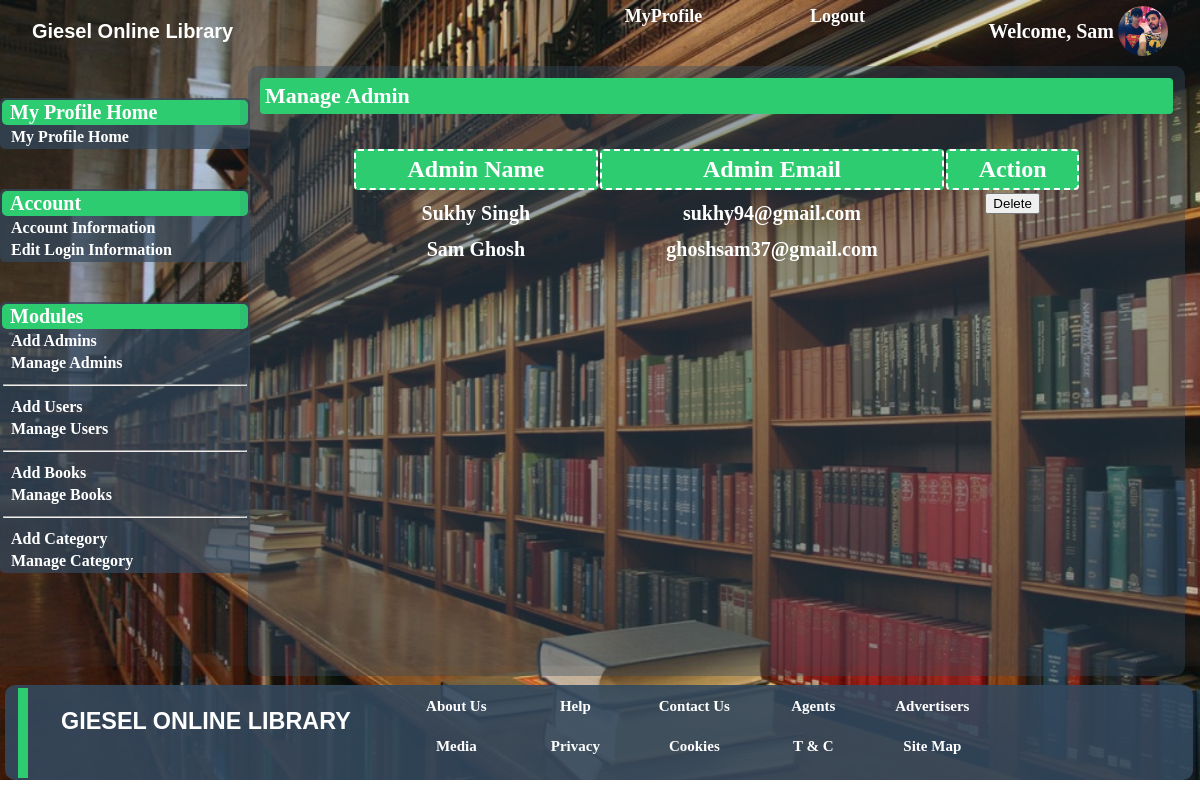
Page /include/manAdmin.php (signed in) on the committed database.
### tables this page shows
CREATE TABLE `admin_tab` (
  `users_id` int(11) NOT NULL,
  `users_fname` varchar(255) NOT NULL,
  `users_lname` varchar(255) NOT NULL,
  `users_email` varchar(255) NOT NULL,
  `users_pwd` varchar(255) NOT NULL,
  `users_jd` varchar(255) NOT NULL,
  `cl` varchar(255) NOT NULL,
  `ai` varchar(255) NOT NULL,
  `sec_ques` varchar(255) NOT NULL,
  `users_dp` varchar(255) NOT NULL
);

### include/manAdmin.php (the view, shortened to what this page needs)
<?php
	$sql = "SELECT * FROM admin_tab";
	$query = mysql_query($sql) or die(mysql_error());
?>
<html>
<head>
	<link rel="stylesheet" type="text/css" href="admin.css">
	<link rel="stylesheet" type="text/css" href="user.css">
</head>
<body>
<div id="wrapper">
	<div id="header">
		<table>
				<tr>
					<td align="center" class="name">
						Giesel Online Library
					</td>
					<td align="right">
						<ul>
							<li><a href="adminPage.php">MyProfile</a></li>
							<li><a href="destroy.php">Logout</a></li>
						</ul>
					</td>
					<td>
						<table>
							<tr>
								<td align="right">
									<p style="color: white; font-size: 20px; font-weight: bold;">Welcome, <?php echo $_SESSION['name'] ?></p>
								</td>
								<td>
									<?php
										$email = $_SESSION['email'];
										$sql = "SELECT users_dp FROM admin_tab WHERE users_email = '$email' ";
										$res = mysql_query($sql);
										$row = mysql_fetch_array($res);
										$img = $row['users_dp'];
										echo "<img src='".$img."'height='50' width='50' style= 'border-radius: 50%'/>";
									?>
								</td>
							</tr>
						</table>
					</td>
				</tr>
		</table>
	</div>
	<div id="con">
		<div id="leftPanel">
			<table align="center">
				<th>My Profile Home</th>
				<tr>
					<td>
						<a href="adminPage.php">My Profile Home</a>
					</td>
				</tr>
			</table>
			<table align="center">
				<th>Account</th>
				<tr>
					<td>
						<a href="accInfo.php">Account Information</a>
					</td>
				</tr>
				<tr>
					<td>
						<a href="admineditInfo.php">Edit Login Information</a>
					</td>
				</tr>
			</table>
			<table align="center">
				<th>Modules</th>
				<tr>
					<td>
						<a href="addAdmin.php">Add Admins</a>
					</td>
				</tr>
				<tr>
					<td>
						<a href="manAdmin.php">Manage Admins</a>
					</td>
				</tr>
				<tr>
					<td>
						<hr />
					</td>
				</tr>
				<tr>
					<td>
						<a href="addUser.php">Add Users</a>
					</td>
				</tr>
				<tr>
					<td>
						<a href="manUser.php">Manage Users</a>
					</td>
				</tr>
				<tr>
					<td>
						<hr />
					</td>
				</tr>
				<tr>
					<td>
						<a href="addBook.php">Add Books</a>
					</td>
				</tr>
				<tr>
					<td>
						<a href="manBook.php">Manage Books</a>
					</td>
				</tr>
				<tr>
					<td>
						<hr />
					</td>
				</tr>
				<tr>
					<td>
						<a href="addCategory.php">Add Category</a>
					</td>
				</tr>
				<tr>
					<td>
						<a href="manCategory.php">Manage Category</a>
					</td>
				</tr>
			</table>
		</div>
		<div id="rightPanel">
			<div id="content">
				<table align="center">
						<th colspan="3">Manage Admin</th>
						<tr>
						<td>
							<div id="tab">
								<table align="center">
								<th>Admin Name</th>
								<th>Admin Email</th>
								<th>Action</th>
								<?php while($row = mysql_fetch_array($query)) { ?>
									<tr>
										<td align="center"><?php echo $row['users_fname']." ". $row['users_lname']; ?></td>
										<td align="center"><?php echo $row['users_email']; ?></td>
										<td align="center"><?php
										if($row['users_email'] == $_SESSION['email']){
											echo "";
										}
										else{
											$id = $row['users_email'];
											echo "<form action=\"\" method=\"POST\"><input type=\"hidden\" name=\"item\" value=\"$id\">
											<input type=\"submit\" name=\"delete\" value=\"Delete\"></form>";
										}
										 ?>
										</td>
									</tr>
							<?php	}	?>
							</table>
							</div>
						</td>
					</tr>
				</table>
			</div>
		</div>
	</div>
	<div id="footer">
		<div id="footcon">
			<table>
				<tr>
					<td>
						<div id="block"> </div>
					</td>
					<td align="center" class="name">
						<h3>GIESEL ONLINE LIBRARY</h3>
					</td>
					<td align="right">
					<ul>
						<li><a>About Us</a></li>
						<li><a>Help</a></li>
						<li><a>Contact Us</a></li>
						<li><a>Agents</a></li>
						<li><a>Advertisers</a></li>
						<li><a>Media</a></li>
						<li><a>Privacy</a></li>
						<li><a>Cookies</a></li>
						<li><a>T & C</a></li>
						<li><a>Site Map</a></li>
					</ul>
					</td>
				</tr>
			</table>
		</div>
	</div>
</div>
</body>
</html>

### include/admin.css (style rules this page uses)
body { margin: 0px auto; padding: 0px auto; }
#wrapper { width: 100%; height: 780px; background-image: url('../img/adPanel.jpg'); background-repeat: no-repeat; background-size: 100% 100%; float: left; }
#header { position: absolute; height: 58px; width: 100%; background-color: rgba(52, 73, 94, 0.1); }
#header table { width: 100%; height: 50px; border: none; }
.name { color: #fff; font-size: 20px; text-align: left; font-family: Arial; padding-left: 30px; font-weight: bold; }
#header ul { list-style: none; display: block; }
#header table ul li { display: inline-block; margin-left: 15px; margin-right: 5px; padding: 15px; padding-top: 2px; border: none; width: 120px; font-weight: bold; text-align: center; position: relative; cursor: pointer; z-index: 999; }
#header ul li a { color: white; text-decoration: none; font-size: 18px; }
#header ul li::before { position: absolute; content: ""; width: 100%; height: 0; margin-bottom: 6px; background-color: rgba(39, 174, 96, 1); left: 0; bottom: 0; transition: all 0.3s; z-index: -1; }
#con { width: 100%; height: 685px; background-color: rgba(52, 73, 94, 0.1); }
#leftPanel { margin-top: 58px; width: 20%; height: 608px; border: none; float: left; background-color: rgba(52, 73, 94, 0.1); }
#leftPanel table { border-radius: 5px; width: 250px; margin-top: 40px; background-color: rgba(52, 73, 94, 0.7); }
#leftPanel table th { padding-left: 8px; color: #fff; border-radius: 5px; font-size: 20px; text-align: left; background-color: #2ECC71; }
#leftPanel table a { padding-left: 8px; text-decoration: none; color: #fff; font-weight: bold; }
#rightPanel { margin-top: 58px; width: 80%; height: 608px; border: none; background-color: rgba(52, 73, 94, 0.1); float: left; }
#content { border: none; margin: 8px; height: 590px; margin-right: 15px; border-radius: 10px; background-color: rgba(52, 73, 94, 0.4); }
#footer { margin: 0px auto; width: 100%; height: 90px; float: left; }
#footcon { color: white; margin-left: 5px; width: 99%; height: 95px; padding: 0px auto; border: none; border-radius: 10px; background-color: rgba(52, 73, 94, 0.9); }
#block { margin-top: 0px; padding: 0px auto; margin-left: 10px; height: 90px; width: 10px; border: none; background-color: #2ECC71; float: left; }
#footcon ul { list-style: none; display: block; margin: 0px auto; padding: 0px auto; border: none; width: 600px; }
#footcon ul li { display: inline-block; margin: 5px; margin-right: 15px; padding: 10px; padding-top: 0px; border: none; width: 75px; height: 20px; font-weight: bold; text-align: center; cursor: pointer; }
#footcon ul li a { color: white; text-decoration: none; font-size: 15px; }

### include/user.css (style rules this page uses)
#content { padding: 10px; }
#content table { width: 100%; }
#content table th { margin-top: 20px; margin-left: 10px; font-size: 22px; color: white; background-color: #2ECC71; padding: 5px; text-align: left; border-radius: 4px; }
#tab table { width: 80%; margin-top: 30px; }
#tab table th { border: 2px dashed white; font-size: 24px; color: white; margin-right: 6px; background-color: #2ECC71; padding: 5px; text-align: center; }
#tab table td { font-size: 20px; color: white; font-weight: bold; }

### rows in the picture
admin_tab: users_dp (picture), users_fname "Sam", users_lname "Ghosh", users_email "ghoshsam37@gmail.com"
admin_tab: users_fname "Sukhy", users_lname "Singh", users_email "sukhy94@gmail.com"

### other values in the picture
$_SESSION['name'] "Sam"
